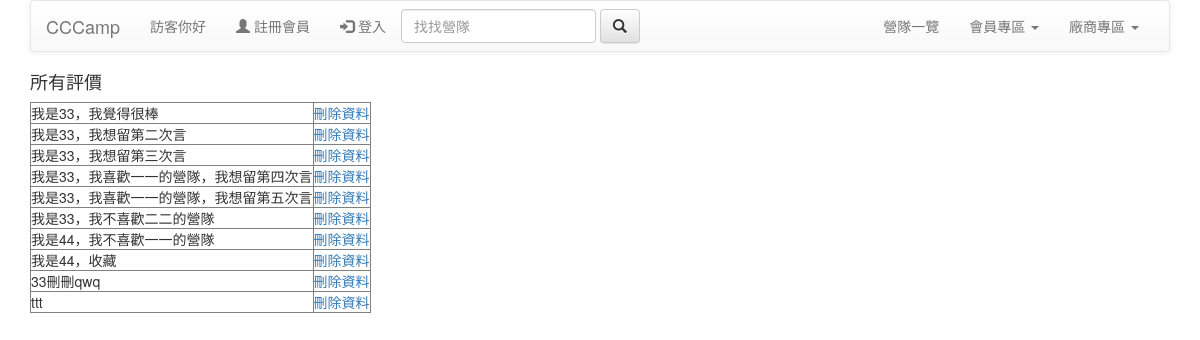
Screenshot of /sucom.php with the database file from the repository.
### tables this page shows
CREATE TABLE `comment` (
  `c_code` int(11) NOT NULL,
  `act_code` int(10) NOT NULL,
  `u_code` int(10) NOT NULL,
  `c_content` varchar(300) NOT NULL
);

### sucom.php (the view, shortened to what this page needs)
<!DOCTYPE html>
<html lang="en">
<head>
    <link rel="stylesheet" href="https://maxcdn.bootstrapcdn.com/bootstrap/3.3.7/css/bootstrap.min.css">
    <link rel="stylesheet" href="https://maxcdn.bootstrapcdn.com/bootstrap/3.3.7/css/bootstrap-theme.min.css">
</head>
<body>
    <div class="container">
        <?php
        include "header.php";
        include "dbconnect.php";
        echo"<h4>所有評價</h4>";
        $result=mysqli_query($link,"SELECT * FROM comment ;");
        echo "<table border=1>";
        while($row=mysqli_fetch_assoc($result)){
        echo"<tr>";
        echo "<td>";
        $c_code=$row["c_code"];
        echo $row["c_content"]."<br>";
        echo "</td>";
        echo "<td>";
        echo "<a href='sudelcom.php?sc_code=$c_code'>刪除資料</a>";
        echo "</td>";
        }
       ?>
    </div>
</body>
</html>

### rows the page displays
comment: c_content "我是33，我覺得很棒"
comment: c_content "我是33，我想留第二次言"
comment: c_content "我是33，我想留第三次言"
comment: c_content "我是33，我喜歡一一的營隊，我想留第四次言"
comment: c_content "我是33，我喜歡一一的營隊，我想留第五次言"
comment: c_content "我是33，我不喜歡二二的營隊"
comment: c_content "我是44，我不喜歡一一的營隊"
comment: c_content "我是44，收藏"
comment: c_content "33刪刪qwq"
comment: c_content "ttt"
